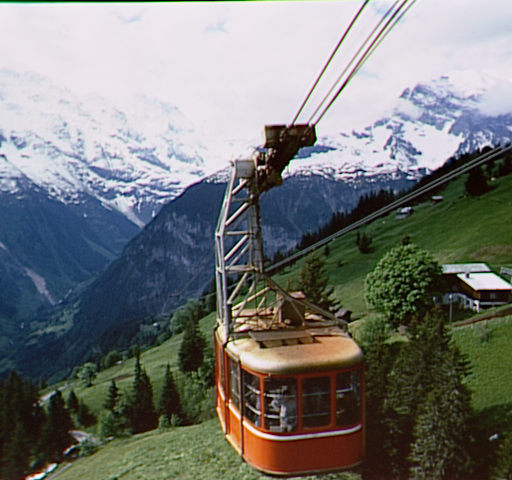
#> input picture cablecar.bmp, 512 x 480 px
$ python part2_custom_convolution.py
#> lines starting #> are read from the running program, lines starting #| are printed output that depends on the picture
import cv2
import numpy as np

# ==========================================
# PART 2 - Custom (Manual) Convolution
# ==========================================

def convolution(pad_img, kernel):
    """Manual convolution: slides the kernel over every pixel and computes
    the element-wise product with the local Region of Interest (ROI)."""
    p = int(kernel.shape[0] / 2)
    pheight, pwidth = pad_img.shape

    img_conv = np.zeros(pad_img.shape)

    for i in range(p, pheight - p):
        for j in range(p, pwidth - p):
            roi = pad_img[i-p:i+p+1, j-p:j+p+1]
            img_conv[i, j] = np.sum(kernel * roi)

    # Remove padding to restore original dimensions
    img_conv = img_conv[p:-p, p:-p]
    return img_conv


def pad_and_convolve(gray_img, kernel):
    """Helper: pads the image and runs the custom convolution."""
    p = int(kernel.shape[0] / 2)
    pad_img = np.zeros((gray_img.shape[0] + 2*p, gray_img.shape[1] + 2*p))
    pad_img[p:-p, p:-p] = gray_img
    return convolution(pad_img, kernel)


gray_img = cv2.imread('../cablecar.bmp', cv2.IMREAD_GRAYSCALE)
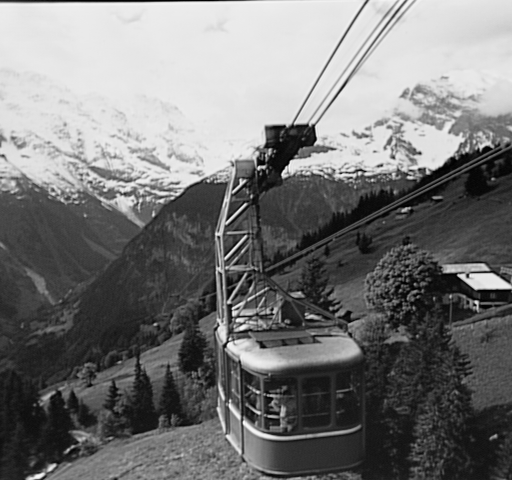
#> gray_img: shape (480, 512); min 0, max 253, mean 119.1

if gray_img is None:
    print("Error: 'cablecar.bmp' not found in the parent directory.")
else:
    # Kernel 1 - Blur (averaging)
    kernel1 = np.ones((5, 5)) / 30

    # Kernel 2 - Sharpen
    kernel2 = np.array([[ -1, -1,  -1],
                        [-1,  8, -1],
                        [ -1, -1,  -1]], dtype=np.float64)

    # Apply both kernels through the custom convolution
    result_k1 = pad_and_convolve(gray_img, kernel1)
#> in pad_and_convolve, `pad_img[p:-p, p:-p] = gray_img`:
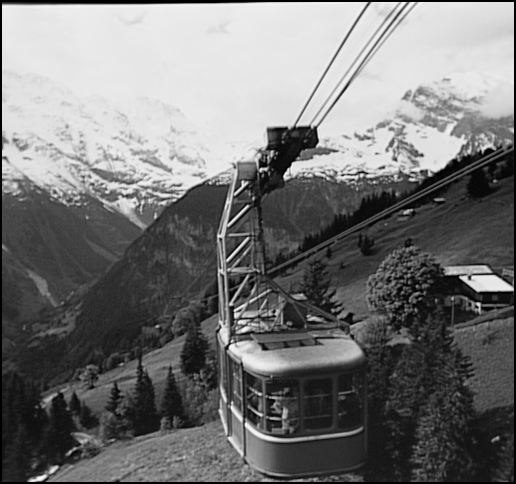
#> pad_img: shape (484, 516) float64; min 0, max 253, mean 117.2
#> after the loop in convolution, `for i in range(p, pheight - p):`:
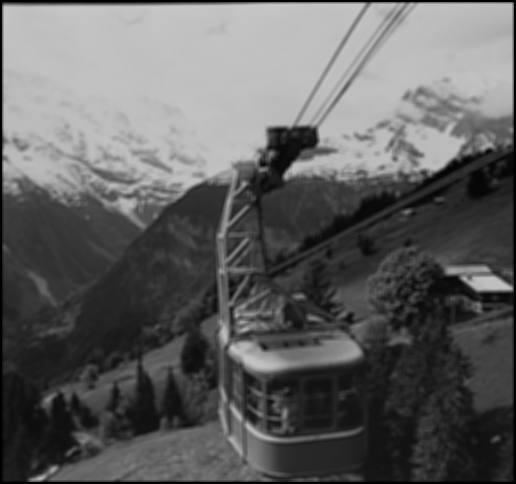
#> img_conv: shape (484, 516) float64; min 0, max 199, mean 97.2
#> in convolution, `img_conv = img_conv[p:-p, p:-p]`:
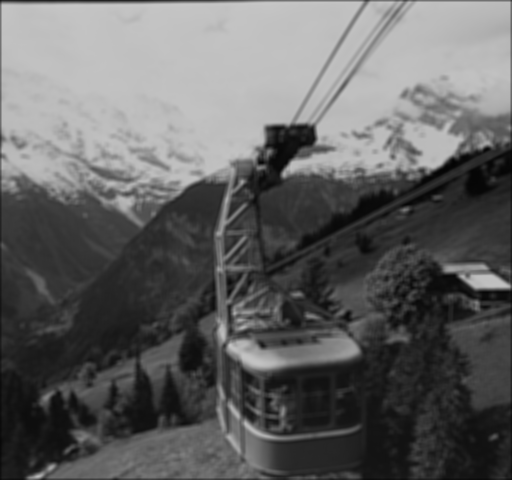
#> img_conv: shape (480, 512) float64; min 4.03, max 199, mean 98.8
    result_k2 = pad_and_convolve(gray_img, kernel2)
#> in pad_and_convolve (call 2), `pad_img[p:-p, p:-p] = gray_img`:
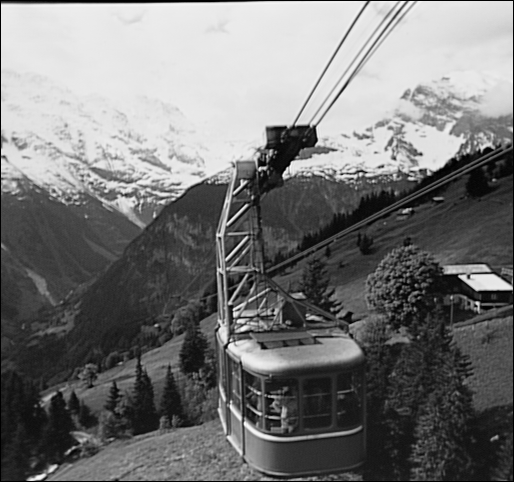
#> pad_img: shape (482, 514) float64; min 0, max 253, mean 118.1
#> after the loop in convolution (call 2), `for i in range(p, pheight - p):`:
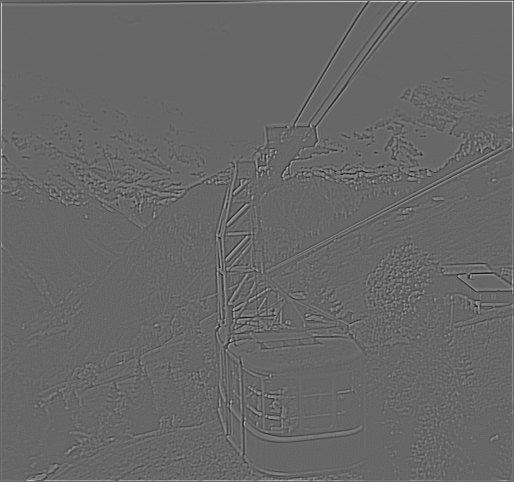
#> img_conv: shape (482, 514) float64; min -773, max 1131, mean 2.5; drawn with min black and max white

    # Display results
    cv2.imshow('Original Grayscale', gray_img)
    cv2.imshow('Part 2 - Kernel 1: Blur (custom conv)',    np.uint8(np.abs(result_k1)))
    cv2.imshow('Part 2 - Kernel 2: Sharpen (custom conv)', np.uint8(np.clip(result_k2, 0, 255)))
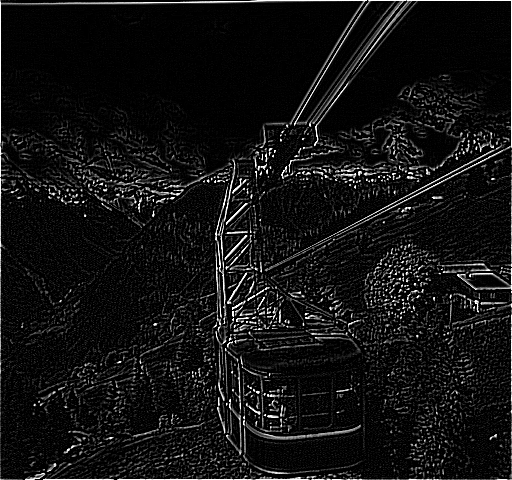
#> window 'Part 2 - Kernel 2: Sharpen (cu': shape (480, 512); min 0, max 255, mean 18.7

    cv2.waitKey(0)
    cv2.destroyAllWindows()

$ run again, with exercise2_border.png saved as cablecar.bmp
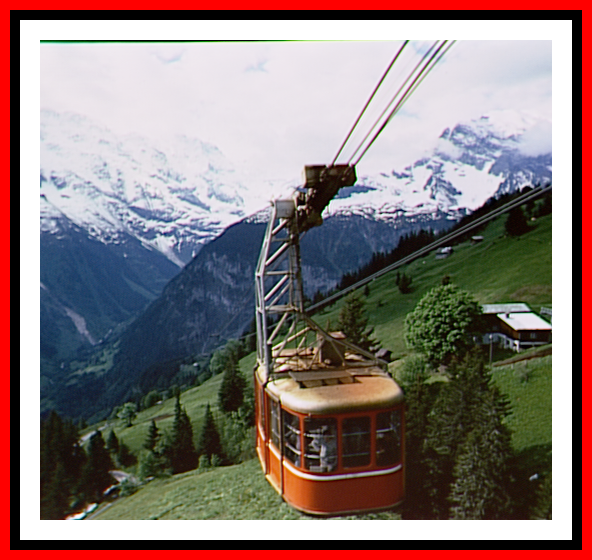
#> input picture exercise2_border.png, 592 x 560 px
#> pad_img: shape (562, 594) float64
#> after the loop in convolution (call 2), `for i in range(p, pheight - p):`:
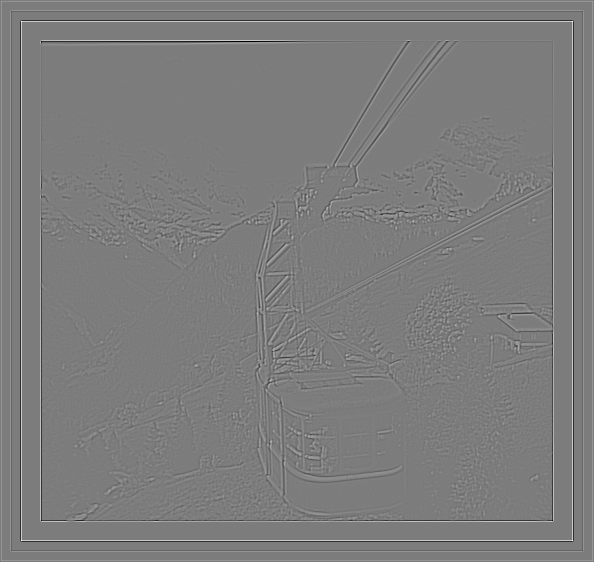
#> img_conv: shape (562, 594) float64; min -1224, max 1275, mean 1.6; drawn with min black and max white
#> `cv2.imshow('Part 2 - Kernel 2: Sharpen (custom conv)', np.uint8(np.cli..`:
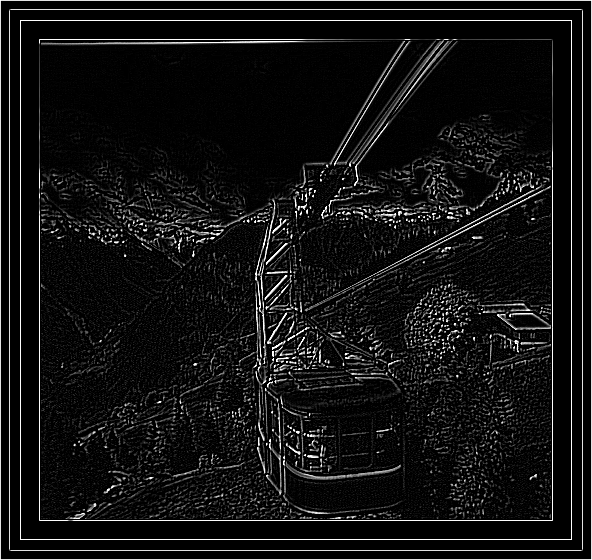
#> window 'Part 2 - Kernel 2: Sharpen (cu': shape (560, 592); min 0, max 255, mean 18.9
